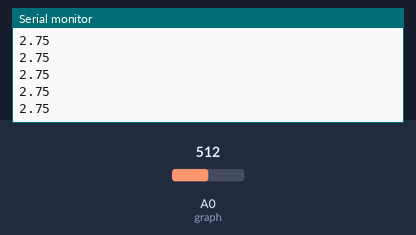
The sketch below on a simulated Arduino Uno, built with avr-gcc and run on an emulated ATmega328P. On the bench: the last lines printed to the serial monitor. The test bench sets the inputs (shaded band); at power-on: A0 (graph) = 512.

Above: at 1.2 s.
1.3 s: A0 (graph) set to 716
At 1.56 s:
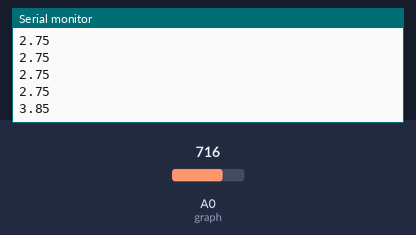
2.8 s: A0 (graph) set to 900
At 2.96 s:
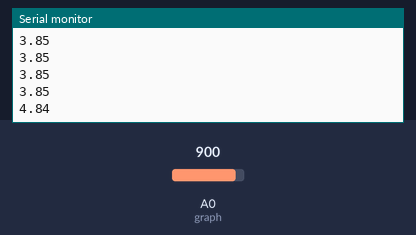
Timing chart, 0 to 5.8 s (numbered marks = the images above; inputs shaded):
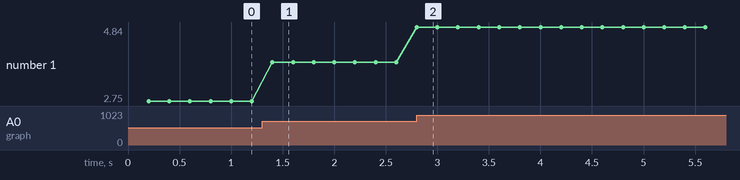

The sketch:

Potenciometro.ino
```cpp
#define graph A0
float lectura, signal1;
float voltaje1;
int coma1,n, led;
String datos, numero, indice;

unsigned long tiempo1, tiempo2;
unsigned long t1 = 0, t2 = 1;

void setup() {
  Serial.begin(9600);
  pinMode(graph, INPUT);
}

void loop() {
  tiempo1 = millis();
  tiempo2 = millis();

  signal1 = analogRead(A0);
  voltaje1 = ((signal1/1023)*5.5);
  if (tiempo1-t1>=200){
    t1= tiempo1;
    Serial.println(voltaje1);
  }

}
```

Measured:
- after the input at 1.3 s, the serial monitor: prints a new line after 0.10 s (image 1)
- after the input at 2.8 s, the serial monitor: prints a new line at once (image 2)
- plotted number 1: 2.75 → 3.85 after the input at 1.3 s, 3.85 → 4.84 after the input at 2.8 s
